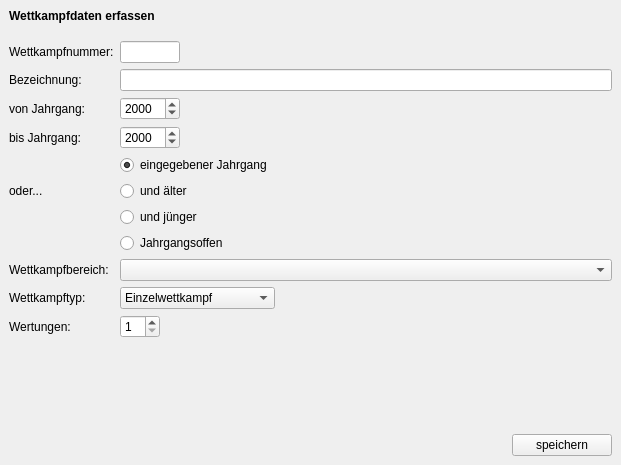
<?xml version="1.0" encoding="UTF-8"?>
<ui version="4.0">
 <class>Wk_Dialog_Ui</class>
 <widget class="QDialog" name="Wk_Dialog_Ui">
  <property name="geometry">
   <rect>
    <x>0</x>
    <y>0</y>
    <width>621</width>
    <height>465</height>
   </rect>
  </property>
  <property name="sizePolicy">
   <sizepolicy hsizetype="Preferred" vsizetype="Preferred">
    <horstretch>0</horstretch>
    <verstretch>0</verstretch>
   </sizepolicy>
  </property>
  <property name="windowTitle">
   <string>TurnFix - Wettkampfdaten</string>
  </property>
  <property name="windowIcon">
   <iconset resource="../../../../resources/TurnFix.qrc">
    <normaloff>:/appicons/icon.png</normaloff>:/appicons/icon.png</iconset>
  </property>
  <layout class="QGridLayout" name="gridLayout">
   <property name="margin">
    <number>0</number>
   </property>
   <property name="spacing">
    <number>0</number>
   </property>
   <item row="0" column="0" colspan="2">
    <widget class="QWidget" name="headerWidget" native="true">
     <layout class="QHBoxLayout" name="horizontalLayout_2">
      <item>
       <widget class="QLabel" name="label_10">
        <property name="font">
         <font>
          <weight>75</weight>
          <bold>true</bold>
         </font>
        </property>
        <property name="text">
         <string>Wettkampfdaten erfassen</string>
        </property>
       </widget>
      </item>
     </layout>
    </widget>
   </item>
   <item row="1" column="1">
    <widget class="QStackedWidget" name="stackedWidget">
     <property name="currentIndex">
      <number>0</number>
     </property>
     <widget class="QWidget" name="page">
      <layout class="QGridLayout" name="gridLayout_8">
       <item row="0" column="0">
        <widget class="QLabel" name="lbl_wknr">
         <property name="text">
          <string>Wettkampfnummer:</string>
         </property>
        </widget>
       </item>
       <item row="0" column="1">
        <widget class="QLineEdit" name="txt_wknr">
         <property name="minimumSize">
          <size>
           <width>60</width>
           <height>0</height>
          </size>
         </property>
         <property name="maximumSize">
          <size>
           <width>60</width>
           <height>16777215</height>
          </size>
         </property>
        </widget>
       </item>
       <item row="1" column="0">
        <widget class="QLabel" name="lbl_wkbez">
         <property name="text">
          <string>Bezeichnung:</string>
         </property>
        </widget>
       </item>
       <item row="1" column="1">
        <widget class="QLineEdit" name="txt_wkbez"/>
       </item>
       <item row="2" column="0">
        <widget class="QLabel" name="lbl_year1">
         <property name="text">
          <string>von Jahrgang:</string>
         </property>
        </widget>
       </item>
       <item row="2" column="1">
        <widget class="QDateEdit" name="dae_wkj1">
         <property name="sizePolicy">
          <sizepolicy hsizetype="Fixed" vsizetype="Fixed">
           <horstretch>0</horstretch>
           <verstretch>0</verstretch>
          </sizepolicy>
         </property>
         <property name="minimumSize">
          <size>
           <width>60</width>
           <height>0</height>
          </size>
         </property>
         <property name="maximumSize">
          <size>
           <width>60</width>
           <height>16777215</height>
          </size>
         </property>
         <property name="displayFormat">
          <string>yyyy</string>
         </property>
        </widget>
       </item>
       <item row="3" column="0">
        <widget class="QLabel" name="lbl_year2">
         <property name="text">
          <string>bis Jahrgang:</string>
         </property>
        </widget>
       </item>
       <item row="3" column="1">
        <widget class="QDateEdit" name="dae_wkj2">
         <property name="sizePolicy">
          <sizepolicy hsizetype="Fixed" vsizetype="Fixed">
           <horstretch>0</horstretch>
           <verstretch>0</verstretch>
          </sizepolicy>
         </property>
         <property name="minimumSize">
          <size>
           <width>60</width>
           <height>0</height>
          </size>
         </property>
         <property name="maximumSize">
          <size>
           <width>60</width>
           <height>16777215</height>
          </size>
         </property>
         <property name="displayFormat">
          <string>yyyy</string>
         </property>
        </widget>
       </item>
       <item row="4" column="1">
        <widget class="QRadioButton" name="rab_jg">
         <property name="text">
          <string>eingegebener Jahrgang</string>
         </property>
         <property name="checked">
          <bool>true</bool>
         </property>
        </widget>
       </item>
       <item row="5" column="0">
        <widget class="QLabel" name="lbl_alternative">
         <property name="text">
          <string>oder...</string>
         </property>
        </widget>
       </item>
       <item row="5" column="1">
        <widget class="QRadioButton" name="rab_ua">
         <property name="text">
          <string>und älter</string>
         </property>
        </widget>
       </item>
       <item row="6" column="1">
        <widget class="QRadioButton" name="rab_uj">
         <property name="text">
          <string>und jünger</string>
         </property>
        </widget>
       </item>
       <item row="7" column="1">
        <widget class="QRadioButton" name="rab_ja">
         <property name="text">
          <string>Jahrgangsoffen</string>
         </property>
        </widget>
       </item>
       <item row="8" column="0">
        <widget class="QLabel" name="label">
         <property name="text">
          <string>Wettkampfbereich:</string>
         </property>
        </widget>
       </item>
       <item row="8" column="1">
        <widget class="QComboBox" name="cmb_bereich"/>
       </item>
       <item row="9" column="0">
        <widget class="QLabel" name="label_7">
         <property name="text">
          <string>Wettkampftyp:</string>
         </property>
        </widget>
       </item>
       <item row="9" column="1">
        <widget class="QComboBox" name="cmb_typ">
         <property name="sizePolicy">
          <sizepolicy hsizetype="Fixed" vsizetype="Fixed">
           <horstretch>0</horstretch>
           <verstretch>0</verstretch>
          </sizepolicy>
         </property>
         <item>
          <property name="text">
           <string>Einzelwettkampf</string>
          </property>
         </item>
         <item>
          <property name="text">
           <string>Mannschaftswettkampf</string>
          </property>
         </item>
         <item>
          <property name="text">
           <string>Gruppenwettkampf</string>
          </property>
         </item>
        </widget>
       </item>
       <item row="10" column="0">
        <widget class="QLabel" name="label_8">
         <property name="text">
          <string>Wertungen:</string>
         </property>
        </widget>
       </item>
       <item row="10" column="1">
        <widget class="QSpinBox" name="sbx_wertungen">
         <property name="sizePolicy">
          <sizepolicy hsizetype="Fixed" vsizetype="Fixed">
           <horstretch>0</horstretch>
           <verstretch>0</verstretch>
          </sizepolicy>
         </property>
         <property name="minimumSize">
          <size>
           <width>40</width>
           <height>0</height>
          </size>
         </property>
         <property name="maximumSize">
          <size>
           <width>40</width>
           <height>16777215</height>
          </size>
         </property>
         <property name="minimum">
          <number>1</number>
         </property>
        </widget>
       </item>
       <item row="11" column="0" colspan="2">
        <spacer name="verticalSpacer_2">
         <property name="orientation">
          <enum>Qt::Vertical</enum>
         </property>
         <property name="sizeHint" stdset="0">
          <size>
           <width>20</width>
           <height>40</height>
          </size>
         </property>
        </spacer>
       </item>
      </layout>
     </widget>
     <widget class="QWidget" name="page_2">
      <layout class="QGridLayout" name="gridLayout_9">
       <item row="0" column="0" rowspan="3">
        <widget class="QTableView" name="tbl_disziplinen">
         <property name="editTriggers">
          <set>QAbstractItemView::AllEditTriggers</set>
         </property>
         <property name="alternatingRowColors">
          <bool>true</bool>
         </property>
         <property name="selectionMode">
          <enum>QAbstractItemView::ExtendedSelection</enum>
         </property>
         <property name="selectionBehavior">
          <enum>QAbstractItemView::SelectRows</enum>
         </property>
         <attribute name="horizontalHeaderHighlightSections">
          <bool>false</bool>
         </attribute>
         <attribute name="verticalHeaderVisible">
          <bool>false</bool>
         </attribute>
         <attribute name="verticalHeaderDefaultSectionSize">
          <number>20</number>
         </attribute>
         <attribute name="verticalHeaderVisible">
          <bool>false</bool>
         </attribute>
         <attribute name="verticalHeaderDefaultSectionSize">
          <number>20</number>
         </attribute>
         <attribute name="horizontalHeaderHighlightSections">
          <bool>false</bool>
         </attribute>
        </widget>
       </item>
       <item row="0" column="1">
        <widget class="QPushButton" name="but_up">
         <property name="sizePolicy">
          <sizepolicy hsizetype="Fixed" vsizetype="Fixed">
           <horstretch>0</horstretch>
           <verstretch>0</verstretch>
          </sizepolicy>
         </property>
         <property name="minimumSize">
          <size>
           <width>25</width>
           <height>25</height>
          </size>
         </property>
         <property name="maximumSize">
          <size>
           <width>25</width>
           <height>25</height>
          </size>
         </property>
         <property name="text">
          <string>▲</string>
         </property>
        </widget>
       </item>
       <item row="1" column="1">
        <widget class="QPushButton" name="but_down">
         <property name="sizePolicy">
          <sizepolicy hsizetype="Fixed" vsizetype="Fixed">
           <horstretch>0</horstretch>
           <verstretch>0</verstretch>
          </sizepolicy>
         </property>
         <property name="minimumSize">
          <size>
           <width>25</width>
           <height>25</height>
          </size>
         </property>
         <property name="maximumSize">
          <size>
           <width>25</width>
           <height>25</height>
          </size>
         </property>
         <property name="text">
          <string>▼</string>
         </property>
        </widget>
       </item>
       <item row="2" column="1" rowspan="2">
        <spacer name="verticalSpacer">
         <property name="orientation">
          <enum>Qt::Vertical</enum>
         </property>
         <property name="sizeHint" stdset="0">
          <size>
           <width>20</width>
           <height>308</height>
          </size>
         </property>
        </spacer>
       </item>
       <item row="3" column="0">
        <widget class="QWidget" name="widget" native="true">
         <property name="sizePolicy">
          <sizepolicy hsizetype="Preferred" vsizetype="Fixed">
           <horstretch>0</horstretch>
           <verstretch>0</verstretch>
          </sizepolicy>
         </property>
         <layout class="QGridLayout" name="gridLayout_7">
          <property name="margin">
           <number>0</number>
          </property>
          <item row="0" column="0">
           <widget class="QLabel" name="label_9">
            <property name="sizePolicy">
             <sizepolicy hsizetype="Fixed" vsizetype="Preferred">
              <horstretch>0</horstretch>
              <verstretch>0</verstretch>
             </sizepolicy>
            </property>
            <property name="text">
             <string>Disziplingruppe markieren:</string>
            </property>
           </widget>
          </item>
          <item row="0" column="1">
           <widget class="QComboBox" name="cmb_groups"/>
          </item>
          <item row="0" column="2">
           <widget class="QPushButton" name="but_mark">
            <property name="sizePolicy">
             <sizepolicy hsizetype="Fixed" vsizetype="Fixed">
              <horstretch>0</horstretch>
              <verstretch>0</verstretch>
             </sizepolicy>
            </property>
            <property name="text">
             <string>markieren</string>
            </property>
           </widget>
          </item>
         </layout>
        </widget>
       </item>
      </layout>
     </widget>
     <widget class="QWidget" name="page_3">
      <layout class="QGridLayout" name="gridLayout_10">
       <item row="0" column="0">
        <widget class="QLabel" name="label_2">
         <property name="sizePolicy">
          <sizepolicy hsizetype="Fixed" vsizetype="Preferred">
           <horstretch>0</horstretch>
           <verstretch>0</verstretch>
          </sizepolicy>
         </property>
         <property name="text">
          <string>Qualifikanten</string>
         </property>
        </widget>
       </item>
       <item row="0" column="1">
        <widget class="QSpinBox" name="sbx_quali">
         <property name="sizePolicy">
          <sizepolicy hsizetype="Fixed" vsizetype="Fixed">
           <horstretch>0</horstretch>
           <verstretch>0</verstretch>
          </sizepolicy>
         </property>
         <property name="minimumSize">
          <size>
           <width>60</width>
           <height>0</height>
          </size>
         </property>
         <property name="maximumSize">
          <size>
           <width>60</width>
           <height>16777215</height>
          </size>
         </property>
        </widget>
       </item>
       <item row="1" column="0" colspan="2">
        <widget class="QCheckBox" name="chk_akjg">
         <property name="text">
          <string>AK anstelle Jahrgang anzeigen</string>
         </property>
        </widget>
       </item>
       <item row="2" column="0" colspan="2">
        <widget class="QCheckBox" name="chk_streich">
         <property name="text">
          <string>kleinste Wertungen streichen: die ... kleinsten</string>
         </property>
        </widget>
       </item>
       <item row="3" column="0">
        <widget class="QCheckBox" name="chk_wahl">
         <property name="text">
          <string>Wahlwettkampf</string>
         </property>
        </widget>
       </item>
       <item row="4" column="0" colspan="2">
        <widget class="QCheckBox" name="chk_showinfo">
         <property name="text">
          <string>Durchgang &amp;&amp; Bahn auf Riegenbogen </string>
         </property>
        </widget>
       </item>
       <item row="5" column="0" colspan="2">
        <widget class="QCheckBox" name="chk_kuer">
         <property name="text">
          <string>Pflicht- und Kürübung für jedes Gerät</string>
         </property>
        </widget>
       </item>
       <item row="6" column="0" colspan="2">
        <widget class="QCheckBox" name="chk_sortasc">
         <property name="text">
          <string>Ergebnisse aufsteigend sortieren</string>
         </property>
        </widget>
       </item>
       <item row="8" column="0" colspan="2">
        <spacer name="verticalSpacer_3">
         <property name="orientation">
          <enum>Qt::Vertical</enum>
         </property>
         <property name="sizeHint" stdset="0">
          <size>
           <width>20</width>
           <height>40</height>
          </size>
         </property>
        </spacer>
       </item>
       <item row="7" column="0" colspan="2">
        <widget class="QCheckBox" name="chk_gpunkte">
         <property name="text">
          <string>Extrapunkte für &quot;gewonnene Geräte&quot; vergeben</string>
         </property>
        </widget>
       </item>
       <item row="2" column="2">
        <widget class="QSpinBox" name="sbx_anz"/>
       </item>
       <item row="2" column="3">
        <spacer name="horizontalSpacer_2">
         <property name="orientation">
          <enum>Qt::Horizontal</enum>
         </property>
         <property name="sizeHint" stdset="0">
          <size>
           <width>40</width>
           <height>20</height>
          </size>
         </property>
        </spacer>
       </item>
      </layout>
     </widget>
     <widget class="QWidget" name="page_4">
      <layout class="QGridLayout" name="gridLayout_11">
       <item row="0" column="0">
        <widget class="QLabel" name="label_3">
         <property name="text">
          <string>Durchgang</string>
         </property>
        </widget>
       </item>
       <item row="0" column="1">
        <widget class="QSpinBox" name="sbx_durchgang">
         <property name="sizePolicy">
          <sizepolicy hsizetype="Fixed" vsizetype="Fixed">
           <horstretch>0</horstretch>
           <verstretch>0</verstretch>
          </sizepolicy>
         </property>
         <property name="minimumSize">
          <size>
           <width>60</width>
           <height>0</height>
          </size>
         </property>
         <property name="maximumSize">
          <size>
           <width>60</width>
           <height>16777215</height>
          </size>
         </property>
         <property name="minimum">
          <number>1</number>
         </property>
        </widget>
       </item>
       <item row="1" column="0">
        <widget class="QLabel" name="label_6">
         <property name="text">
          <string>Bahn:</string>
         </property>
        </widget>
       </item>
       <item row="1" column="1">
        <widget class="QSpinBox" name="sbx_bahn">
         <property name="sizePolicy">
          <sizepolicy hsizetype="Fixed" vsizetype="Fixed">
           <horstretch>0</horstretch>
           <verstretch>0</verstretch>
          </sizepolicy>
         </property>
         <property name="minimumSize">
          <size>
           <width>60</width>
           <height>0</height>
          </size>
         </property>
         <property name="maximumSize">
          <size>
           <width>60</width>
           <height>16777215</height>
          </size>
         </property>
         <property name="minimum">
          <number>1</number>
         </property>
        </widget>
       </item>
       <item row="2" column="0">
        <widget class="QLabel" name="label_5">
         <property name="text">
          <string>Einturnen:</string>
         </property>
        </widget>
       </item>
       <item row="2" column="1">
        <widget class="QTimeEdit" name="tie_warmup">
         <property name="sizePolicy">
          <sizepolicy hsizetype="Fixed" vsizetype="Fixed">
           <horstretch>0</horstretch>
           <verstretch>0</verstretch>
          </sizepolicy>
         </property>
         <property name="minimumSize">
          <size>
           <width>60</width>
           <height>0</height>
          </size>
         </property>
         <property name="maximumSize">
          <size>
           <width>60</width>
           <height>16777215</height>
          </size>
         </property>
         <property name="displayFormat">
          <string>HH:mm</string>
         </property>
        </widget>
       </item>
       <item row="3" column="0">
        <widget class="QLabel" name="label_4">
         <property name="text">
          <string>Startzeit</string>
         </property>
        </widget>
       </item>
       <item row="3" column="1">
        <widget class="QTimeEdit" name="tie_start">
         <property name="sizePolicy">
          <sizepolicy hsizetype="Fixed" vsizetype="Fixed">
           <horstretch>0</horstretch>
           <verstretch>0</verstretch>
          </sizepolicy>
         </property>
         <property name="minimumSize">
          <size>
           <width>60</width>
           <height>0</height>
          </size>
         </property>
         <property name="maximumSize">
          <size>
           <width>60</width>
           <height>16777215</height>
          </size>
         </property>
         <property name="displayFormat">
          <string>hh:mm</string>
         </property>
        </widget>
       </item>
       <item row="4" column="0" colspan="3">
        <spacer name="verticalSpacer_4">
         <property name="orientation">
          <enum>Qt::Vertical</enum>
         </property>
         <property name="sizeHint" stdset="0">
          <size>
           <width>20</width>
           <height>40</height>
          </size>
         </property>
        </spacer>
       </item>
       <item row="0" column="2" rowspan="4">
        <spacer name="horizontalSpacer_3">
         <property name="orientation">
          <enum>Qt::Horizontal</enum>
         </property>
         <property name="sizeHint" stdset="0">
          <size>
           <width>40</width>
           <height>20</height>
          </size>
         </property>
        </spacer>
       </item>
      </layout>
     </widget>
     <widget class="QWidget" name="page_5">
      <layout class="QGridLayout" name="gridLayout_2">
       <item row="0" column="0">
        <widget class="QGroupBox" name="gbx_sort">
         <property name="title">
          <string>Manuelle Sortierung der Disziplinen auf der Ergebnisliste</string>
         </property>
         <property name="flat">
          <bool>true</bool>
         </property>
         <property name="checkable">
          <bool>true</bool>
         </property>
         <property name="checked">
          <bool>false</bool>
         </property>
         <layout class="QGridLayout" name="gridLayout_3">
          <property name="leftMargin">
           <number>0</number>
          </property>
          <property name="topMargin">
           <number>12</number>
          </property>
          <property name="rightMargin">
           <number>0</number>
          </property>
          <property name="bottomMargin">
           <number>0</number>
          </property>
          <item row="0" column="0" rowspan="3">
           <widget class="QTableView" name="tbl_order">
            <property name="selectionMode">
             <enum>QAbstractItemView::SingleSelection</enum>
            </property>
            <property name="showGrid">
             <bool>false</bool>
            </property>
            <attribute name="horizontalHeaderVisible">
             <bool>false</bool>
            </attribute>
            <attribute name="horizontalHeaderHighlightSections">
             <bool>false</bool>
            </attribute>
            <attribute name="verticalHeaderVisible">
             <bool>false</bool>
            </attribute>
            <attribute name="verticalHeaderDefaultSectionSize">
             <number>20</number>
            </attribute>
            <attribute name="verticalHeaderVisible">
             <bool>false</bool>
            </attribute>
            <attribute name="verticalHeaderDefaultSectionSize">
             <number>20</number>
            </attribute>
            <attribute name="horizontalHeaderVisible">
             <bool>false</bool>
            </attribute>
            <attribute name="horizontalHeaderHighlightSections">
             <bool>false</bool>
            </attribute>
           </widget>
          </item>
          <item row="0" column="1">
           <widget class="QPushButton" name="but_orderup">
            <property name="minimumSize">
             <size>
              <width>30</width>
              <height>30</height>
             </size>
            </property>
            <property name="maximumSize">
             <size>
              <width>30</width>
              <height>30</height>
             </size>
            </property>
            <property name="text">
             <string/>
            </property>
            <property name="icon">
             <iconset resource="../../../../resources/TurnFix.qrc">
              <normaloff>:/appicons/up.png</normaloff>:/appicons/up.png</iconset>
            </property>
            <property name="iconSize">
             <size>
              <width>24</width>
              <height>24</height>
             </size>
            </property>
           </widget>
          </item>
          <item row="0" column="2">
           <widget class="QPushButton" name="but_orderdown">
            <property name="minimumSize">
             <size>
              <width>30</width>
              <height>30</height>
             </size>
            </property>
            <property name="maximumSize">
             <size>
              <width>30</width>
              <height>30</height>
             </size>
            </property>
            <property name="text">
             <string/>
            </property>
            <property name="icon">
             <iconset resource="../../../../resources/TurnFix.qrc">
              <normaloff>:/appicons/down.png</normaloff>:/appicons/down.png</iconset>
            </property>
            <property name="iconSize">
             <size>
              <width>24</width>
              <height>24</height>
             </size>
            </property>
           </widget>
          </item>
          <item row="1" column="1">
           <widget class="QPushButton" name="but_orderleft">
            <property name="minimumSize">
             <size>
              <width>30</width>
              <height>30</height>
             </size>
            </property>
            <property name="maximumSize">
             <size>
              <width>30</width>
              <height>30</height>
             </size>
            </property>
            <property name="text">
             <string/>
            </property>
            <property name="icon">
             <iconset resource="../../../../resources/TurnFix.qrc">
              <normaloff>:/appicons/left.png</normaloff>:/appicons/left.png</iconset>
            </property>
            <property name="iconSize">
             <size>
              <width>24</width>
              <height>24</height>
             </size>
            </property>
           </widget>
          </item>
          <item row="1" column="2">
           <widget class="QPushButton" name="but_orderright">
            <property name="minimumSize">
             <size>
              <width>30</width>
              <height>30</height>
             </size>
            </property>
            <property name="maximumSize">
             <size>
              <width>30</width>
              <height>30</height>
             </size>
            </property>
            <property name="text">
             <string/>
            </property>
            <property name="icon">
             <iconset resource="../../../../resources/TurnFix.qrc">
              <normaloff>:/appicons/right.png</normaloff>:/appicons/right.png</iconset>
            </property>
            <property name="iconSize">
             <size>
              <width>24</width>
              <height>24</height>
             </size>
            </property>
           </widget>
          </item>
          <item row="2" column="1" colspan="2">
           <spacer name="verticalSpacer_5">
            <property name="orientation">
             <enum>Qt::Vertical</enum>
            </property>
            <property name="sizeHint" stdset="0">
             <size>
              <width>47</width>
              <height>271</height>
             </size>
            </property>
           </spacer>
          </item>
         </layout>
        </widget>
       </item>
      </layout>
     </widget>
    </widget>
   </item>
   <item row="1" column="0" rowspan="2">
    <widget class="QWidget" name="sidebar" native="true">
     <layout class="QHBoxLayout" name="horizontalLayout_3">
      <property name="margin">
       <number>0</number>
      </property>
     </layout>
    </widget>
   </item>
   <item row="2" column="1" colspan="2">
    <widget class="QWidget" name="widget_2" native="true">
     <layout class="QHBoxLayout" name="horizontalLayout">
      <item>
       <spacer name="horizontalSpacer">
        <property name="orientation">
         <enum>Qt::Horizontal</enum>
        </property>
        <property name="sizeHint" stdset="0">
         <size>
          <width>40</width>
          <height>20</height>
         </size>
        </property>
       </spacer>
      </item>
      <item>
       <widget class="QPushButton" name="but_save">
        <property name="sizePolicy">
         <sizepolicy hsizetype="Fixed" vsizetype="Fixed">
          <horstretch>0</horstretch>
          <verstretch>0</verstretch>
         </sizepolicy>
        </property>
        <property name="minimumSize">
         <size>
          <width>100</width>
          <height>0</height>
         </size>
        </property>
        <property name="maximumSize">
         <size>
          <width>100</width>
          <height>16777215</height>
         </size>
        </property>
        <property name="layoutDirection">
         <enum>Qt::RightToLeft</enum>
        </property>
        <property name="text">
         <string>speichern</string>
        </property>
       </widget>
      </item>
     </layout>
    </widget>
   </item>
  </layout>
  <action name="act_wk">
   <property name="checkable">
    <bool>true</bool>
   </property>
   <property name="icon">
    <iconset resource="../../../../resources/TurnFix.qrc">
     <normaloff>:/appicons/icon.png</normaloff>:/appicons/icon.png</iconset>
   </property>
   <property name="text">
    <string>Allgemeines</string>
   </property>
  </action>
  <action name="act_timetable">
   <property name="checkable">
    <bool>true</bool>
   </property>
   <property name="icon">
    <iconset resource="../../../../resources/TurnFix.qrc">
     <normaloff>:/appicons/time.png</normaloff>:/appicons/time.png</iconset>
   </property>
   <property name="text">
    <string>Zeitplan</string>
   </property>
  </action>
  <action name="act_misc">
   <property name="checkable">
    <bool>true</bool>
   </property>
   <property name="icon">
    <iconset resource="../../../../resources/TurnFix.qrc">
     <normaloff>:/appicons/misc.png</normaloff>:/appicons/misc.png</iconset>
   </property>
   <property name="text">
    <string>sonstiges</string>
   </property>
  </action>
  <action name="act_dis">
   <property name="checkable">
    <bool>true</bool>
   </property>
   <property name="icon">
    <iconset resource="../../../../resources/TF_GeraeteIcons.qrc">
     <normaloff>:/icons/sprung.png</normaloff>:/icons/sprung.png</iconset>
   </property>
   <property name="text">
    <string>Disziplinen</string>
   </property>
  </action>
  <action name="act_order">
   <property name="checkable">
    <bool>true</bool>
   </property>
   <property name="icon">
    <iconset resource="../../../../resources/TurnFix.qrc">
     <normaloff>:/appicons/large_tiles.png</normaloff>:/appicons/large_tiles.png</iconset>
   </property>
   <property name="text">
    <string>Anordn. Ergebnisliste</string>
   </property>
   <property name="toolTip">
    <string>Anordnung Ergebnisliste</string>
   </property>
  </action>
 </widget>
 <resources>
  <include location="../../../../resources/TF_GeraeteIcons.qrc"/>
  <include location="../../../../resources/TurnFix.qrc"/>
 </resources>
 <connections/>
</ui>
